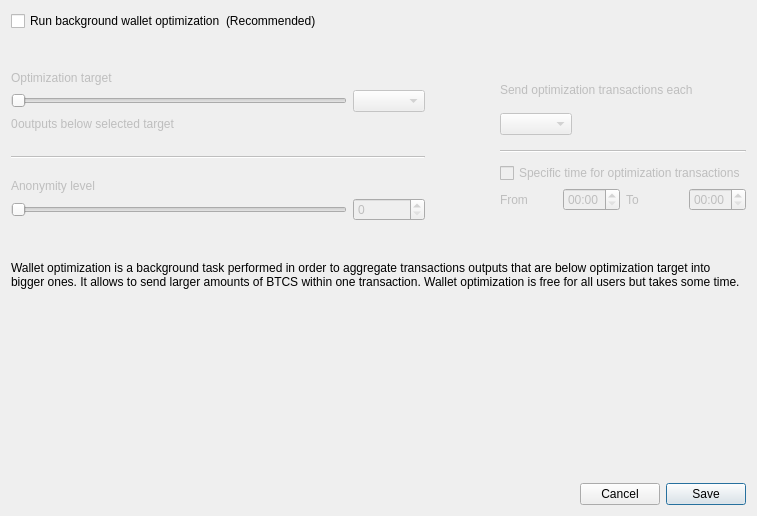
<?xml version="1.0" encoding="UTF-8"?>
<ui version="4.0">
 <class>OptimizationSettingsDialog</class>
 <widget class="QDialog" name="OptimizationSettingsDialog">
  <property name="windowModality">
   <enum>Qt::ApplicationModal</enum>
  </property>
  <property name="geometry">
   <rect>
    <x>0</x>
    <y>0</y>
    <width>757</width>
    <height>516</height>
   </rect>
  </property>
  <property name="windowTitle">
   <string>Wallet optimization settings</string>
  </property>
  <layout class="QGridLayout" name="m_gridLayout">
   <item row="0" column="0">
    <layout class="QVBoxLayout" name="verticalLayout">
     <property name="spacing">
      <number>0</number>
     </property>
     <property name="leftMargin">
      <number>0</number>
     </property>
     <property name="topMargin">
      <number>0</number>
     </property>
     <property name="rightMargin">
      <number>0</number>
     </property>
     <property name="bottomMargin">
      <number>0</number>
     </property>
     <item>
      <layout class="QHBoxLayout" name="horizontalLayout_1">
       <item>
        <widget class="QCheckBox" name="m_enableOptimizationCheck">
         <property name="text">
          <string>Run background wallet optimization</string>
         </property>
        </widget>
       </item>
       <item>
        <widget class="QLabel" name="label_8">
         <property name="text">
          <string>(Recommended)</string>
         </property>
        </widget>
       </item>
       <item>
        <spacer name="m_horizontalSpacer">
         <property name="orientation">
          <enum>Qt::Horizontal</enum>
         </property>
         <property name="sizeHint" stdset="0">
          <size>
           <width>40</width>
           <height>20</height>
          </size>
         </property>
        </spacer>
       </item>
      </layout>
     </item>
     <item>
      <spacer name="verticalSpacer_2">
       <property name="orientation">
        <enum>Qt::Vertical</enum>
       </property>
       <property name="sizeType">
        <enum>QSizePolicy::Fixed</enum>
       </property>
       <property name="sizeHint" stdset="0">
        <size>
         <width>20</width>
         <height>40</height>
        </size>
       </property>
      </spacer>
     </item>
     <item>
      <widget class="QWidget" name="m_optimizationOptionsWidget" native="true">
       <property name="enabled">
        <bool>true</bool>
       </property>
       <layout class="QHBoxLayout" name="horizontalLayout_2">
        <property name="spacing">
         <number>75</number>
        </property>
        <property name="leftMargin">
         <number>0</number>
        </property>
        <property name="topMargin">
         <number>0</number>
        </property>
        <property name="rightMargin">
         <number>0</number>
        </property>
        <property name="bottomMargin">
         <number>0</number>
        </property>
        <item alignment="Qt::AlignTop">
         <widget class="QWidget" name="widget1" native="true">
          <property name="enabled">
           <bool>false</bool>
          </property>
          <layout class="QGridLayout" name="gridLayout" columnstretch="50,0,0,0">
           <property name="leftMargin">
            <number>0</number>
           </property>
           <property name="topMargin">
            <number>0</number>
           </property>
           <property name="rightMargin">
            <number>0</number>
           </property>
           <property name="bottomMargin">
            <number>0</number>
           </property>
           <property name="verticalSpacing">
            <number>5</number>
           </property>
           <item row="0" column="0" colspan="4">
            <widget class="QLabel" name="label_5">
             <property name="text">
              <string>Optimization target</string>
             </property>
             <property name="indent">
              <number>0</number>
             </property>
            </widget>
           </item>
           <item row="4" column="0" colspan="4">
            <spacer name="verticalSpacer_3">
             <property name="orientation">
              <enum>Qt::Vertical</enum>
             </property>
             <property name="sizeType">
              <enum>QSizePolicy::Fixed</enum>
             </property>
             <property name="sizeHint" stdset="0">
              <size>
               <width>20</width>
               <height>20</height>
              </size>
             </property>
            </spacer>
           </item>
           <item row="1" column="0" colspan="3">
            <widget class="QSlider" name="m_thresholdSlider">
             <property name="maximum">
              <number>6</number>
             </property>
             <property name="pageStep">
              <number>1</number>
             </property>
             <property name="orientation">
              <enum>Qt::Horizontal</enum>
             </property>
            </widget>
           </item>
           <item row="1" column="3">
            <widget class="QComboBox" name="m_thresholdCombo"/>
           </item>
           <item row="5" column="0" colspan="4">
            <widget class="Line" name="line">
             <property name="orientation">
              <enum>Qt::Horizontal</enum>
             </property>
            </widget>
           </item>
           <item row="6" column="0" colspan="4">
            <spacer name="verticalSpacer_4">
             <property name="orientation">
              <enum>Qt::Vertical</enum>
             </property>
             <property name="sizeType">
              <enum>QSizePolicy::Fixed</enum>
             </property>
             <property name="sizeHint" stdset="0">
              <size>
               <width>20</width>
               <height>15</height>
              </size>
             </property>
            </spacer>
           </item>
           <item row="8" column="3">
            <widget class="QSpinBox" name="m_mixinSpin">
             <property name="buttonSymbols">
              <enum>QAbstractSpinBox::UpDownArrows</enum>
             </property>
            </widget>
           </item>
           <item row="7" column="0" colspan="4">
            <widget class="QLabel" name="label_7">
             <property name="text">
              <string>Anonymity level</string>
             </property>
             <property name="indent">
              <number>0</number>
             </property>
            </widget>
           </item>
           <item row="8" column="0" colspan="3">
            <widget class="QSlider" name="m_mixinSlider">
             <property name="pageStep">
              <number>1</number>
             </property>
             <property name="orientation">
              <enum>Qt::Horizontal</enum>
             </property>
            </widget>
           </item>
           <item row="2" column="0" colspan="4">
            <spacer name="verticalSpacer_12">
             <property name="orientation">
              <enum>Qt::Vertical</enum>
             </property>
             <property name="sizeType">
              <enum>QSizePolicy::Fixed</enum>
             </property>
             <property name="sizeHint" stdset="0">
              <size>
               <width>20</width>
               <height>0</height>
              </size>
             </property>
            </spacer>
           </item>
           <item row="3" column="0" colspan="4">
            <layout class="QHBoxLayout" name="horizontalLayout_3" stretch="0,1">
             <item>
              <widget class="QLabel" name="m_nonOptimizedOutputsLabel">
               <property name="text">
                <string>0</string>
               </property>
              </widget>
             </item>
             <item>
              <widget class="QLabel" name="m_nonOptimizedOutputsTextLabel">
               <property name="text">
                <string>outputs below selected target</string>
               </property>
              </widget>
             </item>
            </layout>
           </item>
          </layout>
         </widget>
        </item>
        <item>
         <layout class="QVBoxLayout" name="verticalLayout_3">
          <property name="spacing">
           <number>10</number>
          </property>
          <property name="rightMargin">
           <number>0</number>
          </property>
          <property name="bottomMargin">
           <number>0</number>
          </property>
          <item>
           <widget class="QWidget" name="widget2" native="true">
            <property name="enabled">
             <bool>false</bool>
            </property>
            <layout class="QGridLayout" name="gridLayout_2" columnstretch="0,0,0,0">
             <property name="leftMargin">
              <number>0</number>
             </property>
             <property name="topMargin">
              <number>0</number>
             </property>
             <property name="rightMargin">
              <number>0</number>
             </property>
             <property name="bottomMargin">
              <number>0</number>
             </property>
             <property name="verticalSpacing">
              <number>5</number>
             </property>
             <item row="8" column="0">
              <widget class="QLabel" name="label_2">
               <property name="text">
                <string>From</string>
               </property>
              </widget>
             </item>
             <item row="2" column="0" colspan="2" alignment="Qt::AlignLeft">
              <widget class="QComboBox" name="m_periodCombo"/>
             </item>
             <item row="8" column="1">
              <widget class="QTimeEdit" name="m_startTimeEdit">
               <property name="enabled">
                <bool>false</bool>
               </property>
               <property name="displayFormat">
                <string>HH:mm</string>
               </property>
              </widget>
             </item>
             <item row="8" column="2">
              <widget class="QLabel" name="label_3">
               <property name="text">
                <string>To</string>
               </property>
              </widget>
             </item>
             <item row="1" column="0" colspan="4">
              <spacer name="verticalSpacer_5">
               <property name="orientation">
                <enum>Qt::Vertical</enum>
               </property>
               <property name="sizeType">
                <enum>QSizePolicy::Fixed</enum>
               </property>
               <property name="sizeHint" stdset="0">
                <size>
                 <width>20</width>
                 <height>0</height>
                </size>
               </property>
              </spacer>
             </item>
             <item row="0" column="0" colspan="4">
              <widget class="QLabel" name="label_4">
               <property name="text">
                <string>Send optimization transactions each</string>
               </property>
               <property name="indent">
                <number>0</number>
               </property>
              </widget>
             </item>
             <item row="7" column="0" colspan="4">
              <spacer name="verticalSpacer_8">
               <property name="orientation">
                <enum>Qt::Vertical</enum>
               </property>
               <property name="sizeType">
                <enum>QSizePolicy::Fixed</enum>
               </property>
               <property name="sizeHint" stdset="0">
                <size>
                 <width>20</width>
                 <height>0</height>
                </size>
               </property>
              </spacer>
             </item>
             <item row="8" column="3">
              <widget class="QTimeEdit" name="m_stopTimeEdit">
               <property name="enabled">
                <bool>false</bool>
               </property>
               <property name="displayFormat">
                <string>HH:mm</string>
               </property>
              </widget>
             </item>
             <item row="4" column="0" colspan="4">
              <widget class="Line" name="line_2">
               <property name="orientation">
                <enum>Qt::Horizontal</enum>
               </property>
              </widget>
             </item>
             <item row="3" column="0" colspan="4">
              <spacer name="verticalSpacer_6">
               <property name="orientation">
                <enum>Qt::Vertical</enum>
               </property>
               <property name="sizeType">
                <enum>QSizePolicy::Fixed</enum>
               </property>
               <property name="sizeHint" stdset="0">
                <size>
                 <width>20</width>
                 <height>10</height>
                </size>
               </property>
              </spacer>
             </item>
             <item row="6" column="0" colspan="4">
              <widget class="QCheckBox" name="m_optimizationTimeCheck">
               <property name="text">
                <string>Specific time for optimization transactions</string>
               </property>
              </widget>
             </item>
             <item row="9" column="0" colspan="4">
              <spacer name="verticalSpacer_10">
               <property name="orientation">
                <enum>Qt::Vertical</enum>
               </property>
               <property name="sizeType">
                <enum>QSizePolicy::Fixed</enum>
               </property>
               <property name="sizeHint" stdset="0">
                <size>
                 <width>20</width>
                 <height>10</height>
                </size>
               </property>
              </spacer>
             </item>
             <item row="5" column="0" colspan="4">
              <spacer name="verticalSpacer_7">
               <property name="orientation">
                <enum>Qt::Vertical</enum>
               </property>
               <property name="sizeType">
                <enum>QSizePolicy::Fixed</enum>
               </property>
               <property name="sizeHint" stdset="0">
                <size>
                 <width>20</width>
                 <height>5</height>
                </size>
               </property>
              </spacer>
             </item>
            </layout>
           </widget>
          </item>
         </layout>
        </item>
       </layout>
      </widget>
     </item>
     <item>
      <spacer name="verticalSpacer_11">
       <property name="orientation">
        <enum>Qt::Vertical</enum>
       </property>
       <property name="sizeType">
        <enum>QSizePolicy::Fixed</enum>
       </property>
       <property name="sizeHint" stdset="0">
        <size>
         <width>20</width>
         <height>40</height>
        </size>
       </property>
      </spacer>
     </item>
     <item>
      <widget class="QLabel" name="m_helpLabel">
       <property name="text">
        <string>Wallet optimization is a background task performed in order to aggregate transactions outputs that are below optimization target into bigger ones. It allows to send larger amounts of BTCS within one transaction. Wallet optimization is free for all users but takes some time.</string>
       </property>
       <property name="wordWrap">
        <bool>true</bool>
       </property>
      </widget>
     </item>
     <item>
      <spacer name="verticalSpacer">
       <property name="orientation">
        <enum>Qt::Vertical</enum>
       </property>
       <property name="sizeHint" stdset="0">
        <size>
         <width>20</width>
         <height>40</height>
        </size>
       </property>
      </spacer>
     </item>
    </layout>
   </item>
   <item row="1" column="0">
    <layout class="QHBoxLayout" name="horizontalLayout_4">
     <item>
      <spacer name="horizontalSpacer">
       <property name="orientation">
        <enum>Qt::Horizontal</enum>
       </property>
       <property name="sizeHint" stdset="0">
        <size>
         <width>40</width>
         <height>20</height>
        </size>
       </property>
      </spacer>
     </item>
     <item>
      <widget class="QPushButton" name="optimizationCancelButton">
       <property name="text">
        <string>Cancel</string>
       </property>
      </widget>
     </item>
     <item>
      <widget class="QPushButton" name="optimizationSaveButton">
       <property name="text">
        <string>Save</string>
       </property>
       <property name="default">
        <bool>true</bool>
       </property>
      </widget>
     </item>
    </layout>
   </item>
  </layout>
 </widget>
 <resources/>
 <connections>
  <connection>
   <sender>optimizationCancelButton</sender>
   <signal>clicked()</signal>
   <receiver>OptimizationSettingsDialog</receiver>
   <slot>reject()</slot>
   <hints>
    <hint type="sourcelabel">
     <x>549</x>
     <y>259</y>
    </hint>
    <hint type="destinationlabel">
     <x>338</x>
     <y>140</y>
    </hint>
   </hints>
  </connection>
  <connection>
   <sender>optimizationSaveButton</sender>
   <signal>clicked()</signal>
   <receiver>OptimizationSettingsDialog</receiver>
   <slot>save()</slot>
   <hints>
    <hint type="sourcelabel">
     <x>630</x>
     <y>259</y>
    </hint>
    <hint type="destinationlabel">
     <x>338</x>
     <y>140</y>
    </hint>
   </hints>
  </connection>
  <connection>
   <sender>m_enableOptimizationCheck</sender>
   <signal>toggled(bool)</signal>
   <receiver>widget1</receiver>
   <slot>setEnabled(bool)</slot>
   <hints>
    <hint type="sourcelabel">
     <x>147</x>
     <y>47</y>
    </hint>
    <hint type="destinationlabel">
     <x>176</x>
     <y>204</y>
    </hint>
   </hints>
  </connection>
  <connection>
   <sender>m_optimizationTimeCheck</sender>
   <signal>toggled(bool)</signal>
   <receiver>m_startTimeEdit</receiver>
   <slot>setEnabled(bool)</slot>
   <hints>
    <hint type="sourcelabel">
     <x>543</x>
     <y>179</y>
    </hint>
    <hint type="destinationlabel">
     <x>501</x>
     <y>207</y>
    </hint>
   </hints>
  </connection>
  <connection>
   <sender>m_optimizationTimeCheck</sender>
   <signal>toggled(bool)</signal>
   <receiver>m_stopTimeEdit</receiver>
   <slot>setEnabled(bool)</slot>
   <hints>
    <hint type="sourcelabel">
     <x>543</x>
     <y>179</y>
    </hint>
    <hint type="destinationlabel">
     <x>643</x>
     <y>207</y>
    </hint>
   </hints>
  </connection>
  <connection>
   <sender>m_enableOptimizationCheck</sender>
   <signal>toggled(bool)</signal>
   <receiver>widget2</receiver>
   <slot>setEnabled(bool)</slot>
   <hints>
    <hint type="sourcelabel">
     <x>158</x>
     <y>48</y>
    </hint>
    <hint type="destinationlabel">
     <x>556</x>
     <y>197</y>
    </hint>
   </hints>
  </connection>
  <connection>
   <sender>m_thresholdSlider</sender>
   <signal>valueChanged(int)</signal>
   <receiver>OptimizationSettingsDialog</receiver>
   <slot>thresholdChanged(int)</slot>
   <hints>
    <hint type="sourcelabel">
     <x>116</x>
     <y>139</y>
    </hint>
    <hint type="destinationlabel">
     <x>355</x>
     <y>194</y>
    </hint>
   </hints>
  </connection>
  <connection>
   <sender>m_mixinSlider</sender>
   <signal>valueChanged(int)</signal>
   <receiver>OptimizationSettingsDialog</receiver>
   <slot>mixinChanged(int)</slot>
   <hints>
    <hint type="sourcelabel">
     <x>116</x>
     <y>240</y>
    </hint>
    <hint type="destinationlabel">
     <x>367</x>
     <y>236</y>
    </hint>
   </hints>
  </connection>
 </connections>
 <slots>
  <slot>thresholdChanged(int)</slot>
  <slot>mixinChanged(int)</slot>
  <slot>save()</slot>
 </slots>
</ui>
